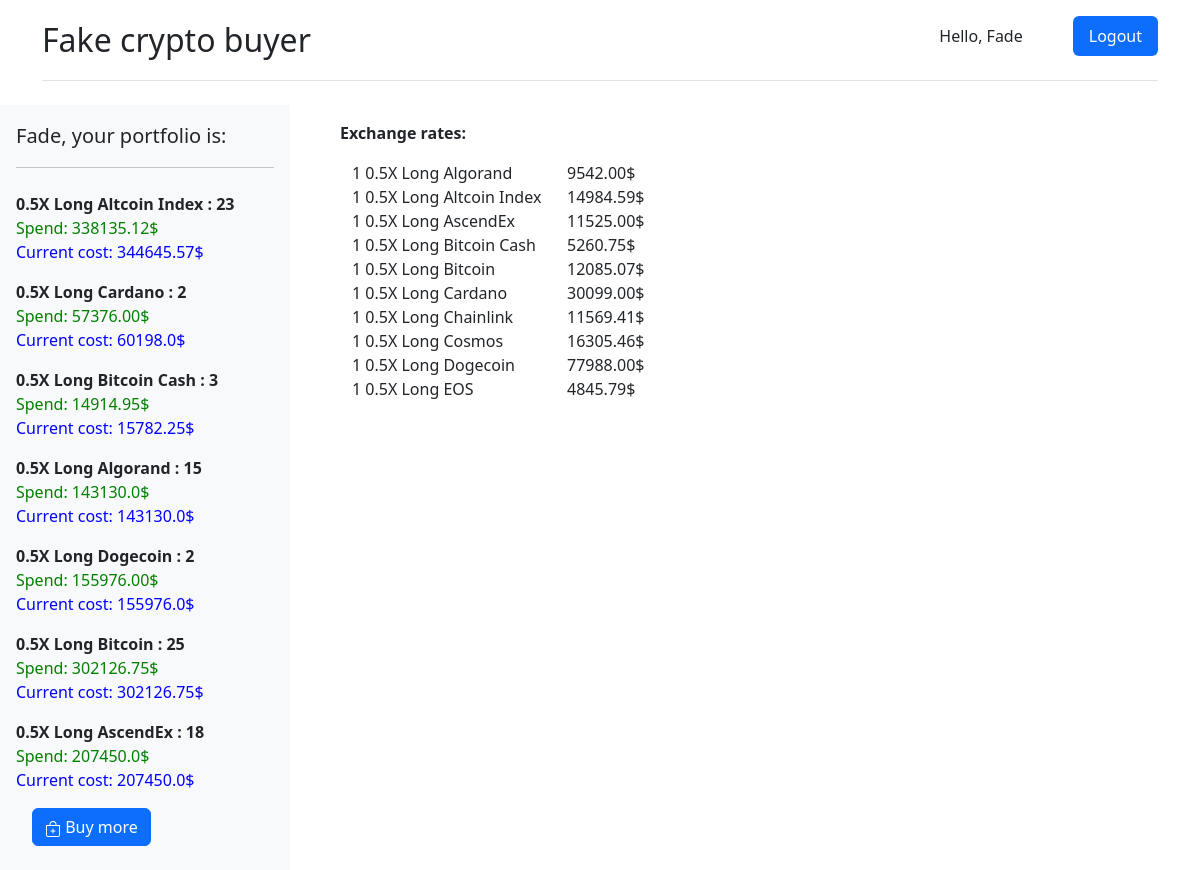
Page / (signed in) on the committed database.
### fakecryptobuyerApp/models.py (models this page shows, shortened)
class CustomUser(AbstractBaseUser, PermissionsMixin):
    email = models.EmailField(unique=True, verbose_name = "email adress") #also a PK
    first_name = models.CharField(max_length=50, blank=True, default = "Person", verbose_name = "first name", help_text = "Please, enter your name")
    pocket = models.JSONField(verbose_name = "user pocket", default = dict) #name, quantity and amount of spend money for every item
    is_staff = models.BooleanField(default=False)
    is_active = models.BooleanField(default=True)
    USERNAME_FIELD = 'email'
    REQUIRED_FIELDS = []
    objects = CustomUserManager()

class CryptoData(models.Model):
    crypto_name = models.CharField(max_length=100, unique=True, primary_key=True, verbose_name = "id name of cryptocurrency") #also a PK
    cost = models.DecimalField(max_digits=10, decimal_places=2, verbose_name = "cost of cryptocurrency")
    human_name = models.CharField(max_length=50, unique=True,  verbose_name = "humanazed name of cryptocurrency") #readable name

### fakecryptobuyerApp/views.py (the view)
# urls.py: path('', views.main_page, name ='main'),
def main_page(request):
    context = CryptoData.objects.all()[1:11]
    if request.user.is_authenticated:
        user_pocket = CustomUser.objects.get(id=request.user.id).pocket.values() #list of items from current user's pocket
        for crypto_item in user_pocket: #every item is a dict {name of item: {readable name: value, quantity: value, an amount of money spent for this item: value} }
            item_quantity = float(crypto_item['quantity']) #get quantity of item as a float number
            item_cost = float(CryptoData.objects.get(human_name = crypto_item['readable_name']).cost) #get actual price for the item
            crypto_item.update({"total_cost": str(round(item_quantity * item_cost, 2))}) #adding current total cost for every item because I didn't store this value in database
        return render(request, 'fakecryptobuyerApp/main.html', {"context": context, "user_pocket": user_pocket}) #now we can see how much user has spent for every item and current cost
    else:
        return render(request, 'fakecryptobuyerApp/main.html', {"context": context}) #if user is not autentificated we just see current exchange rates

### fakecryptobuyerApp/templates/fakecryptobuyerApp/main.html (shortened to what this page needs)
{% load static %}
<html>
    <head>
        <link rel="stylesheet" href="https://cdn.jsdelivr.net/npm/bootstrap@5.2.0-beta1/dist/css/bootstrap.min.css">
    </head>
    <body>
    <div class="container">
        <header class="d-flex flex-wrap justify-content-center py-3 mb-4 border-bottom">
        <a href="/" class="d-flex align-items-center mb-3 mb-md-0 me-md-auto text-dark text-decoration-none">
        <span class="fs-2">Fake crypto buyer</span>
      </a>
      <ul class="nav nav-pills">
          {% if user.is_authenticated %}
          <span class="navbar-text" style="margin-right: 50px; margin-left: 50px;">
           Hello, {{user.first_name}}
          </span>
        <li class="nav-item"><a href="{% url 'logout' %}" class="nav-link active" aria-current="page">Logout</a></li>
          {% else %}
        <li class="nav-item"><a href="{% url 'login' %}" class="nav-link active">Login</a></li>
        <li class="nav-item"><a href="{% url 'registration' %}" class="nav-link">Registration</a></li>
          {% endif %}
      </ul>
    </header>
    </div>
        {% block user %}
        {% if user.is_authenticated %}
        <div class="d-flex flex-column flex-shrink-0 p-3 bg-light" style="width: 290px; float: left; margin-right: 50px;">
           <span class="fs-5" style="width: 290px;">{{user.first_name}}, your portfolio is:</span>
           <hr>
               <ul class="nav nav-pills flex-column mb-auto">
                   {% for item in user_pocket %}
                   <li class="navbar-text">
                           <b>{{ item.readable_name }} : {{ item.quantity }}</b>
                      <span style="color: green;"><br>Spend: {{ item.spend }}$</br></span>
                       <span style="color: blue;">Current cost: {{ item.total_cost }}$</span>
                   </li>
                    {% endfor %}
                   <li>
                   <a href="{% url 'buy' %}" class="nav-link link-dark"><button type="button" class="btn btn-primary">
                Buy more
                </button></a>
                   </li>
                </ul>
          </div>
         {% endif %}
         {% endblock %}
    {% block rates %}
        <div class="bd-example" style="margin-left: 20px; margin-top: 40px;">
            <b>Exchange rates:</b>
        <p class="display-1">
        <div class="row mb-3">
            {% for i in context %}
      <div class="col-md-3 themed-grid-col">1 {{ i.human_name }}</div>
            <div class="col-md-8 themed-grid-col">{{ i.cost }}$</div>
            {% endfor %}
            {% endblock %}
            </p>
    </div>
    </body>
</html>

### rows in the picture
CustomUser: first_name "Fade"
CryptoData: human_name "0.5X Long Algorand", cost "9542.00"
CryptoData: human_name "0.5X Long Altcoin Index", cost "14984.59"
CryptoData: human_name "0.5X Long AscendEx", cost "11525.00"
CryptoData: human_name "0.5X Long Bitcoin Cash", cost "5260.75"
CryptoData: human_name "0.5X Long Bitcoin", cost "12085.07"
CryptoData: human_name "0.5X Long Cardano", cost "30099.00"
CryptoData: human_name "0.5X Long Chainlink", cost "11569.41"
CryptoData: human_name "0.5X Long Cosmos", cost "16305.46"
CryptoData: human_name "0.5X Long Dogecoin", cost "77988.00"
CryptoData: human_name "0.5X Long EOS", cost "4845.79"

### other values in the picture
{{ item.readable_name }} "0.5X Long Altcoin Index" "0.5X Long Cardano" "0.5X Long Bitcoin Cash" "0.5X Long Algorand" "0.5X Long Dogecoin" "0.5X Long Bitcoin" "0.5X Long AscendEx"
{{ item.quantity }} "23" "2" "3" "15" "2" "25" "18"
{{ item.spend }} "338135.12" "57376.00" "14914.95" "143130.0" "155976.00" "302126.75" "207450.0"
{{ item.total_cost }} "344645.57" "60198.0" "15782.25" "143130.0" "155976.0" "302126.75" "207450.0"
